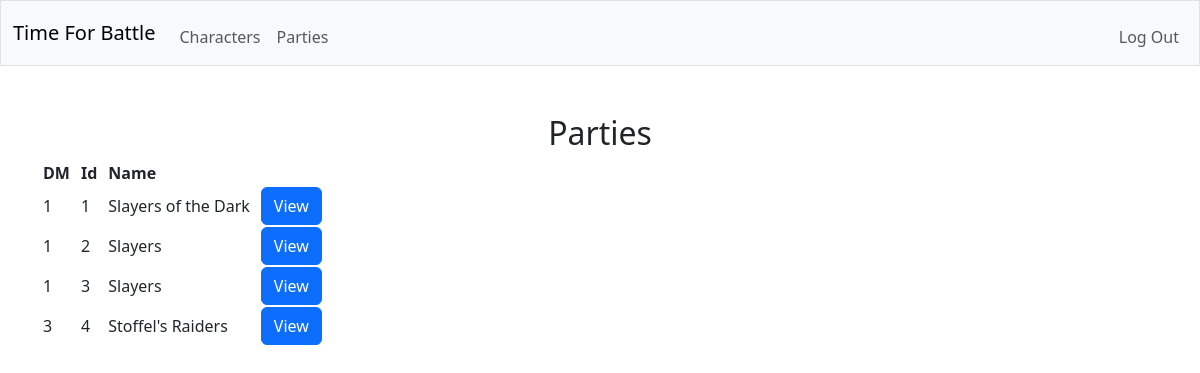
The app's page /party_list (signed in) with its own data.
### tables this page shows
CREATE TABLE parties (id INTEGER PRIMARY KEY AUTOINCREMENT NOT NULL, dm_id INTEGER NOT NULL, name TEXT NOT NULL, FOREIGN KEY (dm_id) REFERENCES users(id));

### app.py (the view)
@app.route("/party_list")
@login_required
def party_list():
    with sqlite3.connect(database) as conn:
        conn.row_factory = sqlite3.Row
        cur = conn.cursor()
        cur.execute(
            "SELECT * FROM parties"
        )
        parties = [dict(row) for row in cur.fetchall()]
    return render_template("party_list.html", parties=parties)

### helpers.py (called while the page is built)
def login_required(f):
    @wraps(f)
    def decorated_function(*args, **kwargs):
        if session.get("user_id") is None:
            return redirect("/login")
        return f(*args, **kwargs)
    return decorated_function

### templates/party_list.html (shortened to what this page needs)
{% extends "layout.html" %}
{% block main %}
    <h2>Parties</h2>
    <table>
        <thead>
            <tr>
                <th>DM</th>
                <th>Id</th>
                <th>Name</th>
            </tr>
        </thead>
        <tbody>
            {% for party in parties %}
                <tr>
                    <td>{{ party.dm_id }}</td>
                    <td>{{ party.id }}</td>
                    <td>{{ party.name }}</td>
                    <td>
                        <form action="/party/{{ party.id }}" method="get">
                            <button class="btn btn-primary" type="submit">View</button>
                        </form>
                    </td>
                </tr>
            {% endfor %}
        </tbody>
    </table>
{% endblock %}

### static/styles.css (style rules this page uses)
th, td { text-align: left; padding-right: 10px; }

### records on screen
parties: dm_id "1", id "1", name "Slayers of the Dark"
parties: dm_id "1", id "2", name "Slayers"
parties: dm_id "1", id "3", name "Slayers"
parties: dm_id "3", id "4", name "Stoffel's Raiders"
